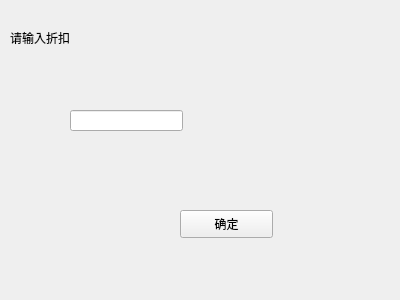
<?xml version="1.0" encoding="UTF-8"?>
<ui version="4.0">
 <class>OnlyDiscount</class>
 <widget class="QWidget" name="OnlyDiscount">
  <property name="geometry">
   <rect>
    <x>0</x>
    <y>0</y>
    <width>400</width>
    <height>300</height>
   </rect>
  </property>
  <property name="windowTitle">
   <string>Form</string>
  </property>
  <property name="styleSheet">
   <string notr="true">font: 9pt &quot;微软雅黑&quot;;</string>
  </property>
  <widget class="QLineEdit" name="lineEdit">
   <property name="geometry">
    <rect>
     <x>70</x>
     <y>110</y>
     <width>113</width>
     <height>21</height>
    </rect>
   </property>
  </widget>
  <widget class="QLabel" name="label">
   <property name="geometry">
    <rect>
     <x>10</x>
     <y>30</y>
     <width>111</width>
     <height>16</height>
    </rect>
   </property>
   <property name="styleSheet">
    <string notr="true">font: 9pt &quot;微软雅黑&quot;;</string>
   </property>
   <property name="text">
    <string>请输入折扣</string>
   </property>
  </widget>
  <widget class="QPushButton" name="pushButton">
   <property name="geometry">
    <rect>
     <x>180</x>
     <y>210</y>
     <width>93</width>
     <height>28</height>
    </rect>
   </property>
   <property name="text">
    <string>确定</string>
   </property>
  </widget>
 </widget>
 <resources/>
 <connections/>
</ui>
